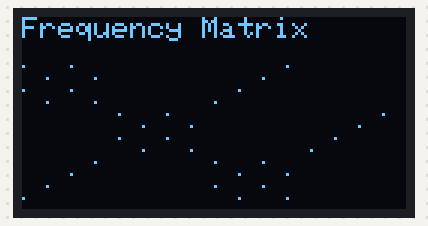
Bench run of a sketch on a simulated ESP32. On the bench: 128×64 one-colour display. Random numbers use the default seed unless the sketch sets one.

Above: at 0.14 s.
At 2.15 s:
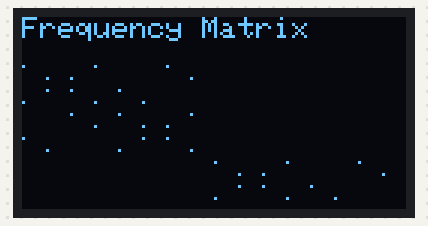
At 4.16 s:
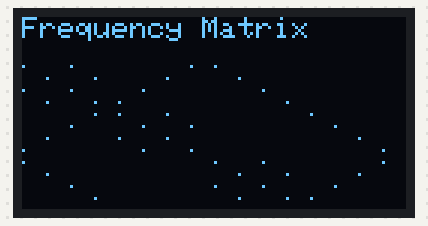
At 8.05 s:
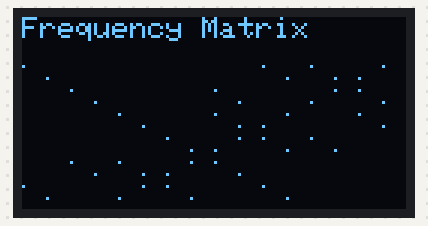
At 12.07 s:
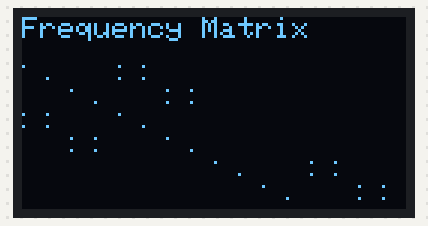
At 16.16 s:
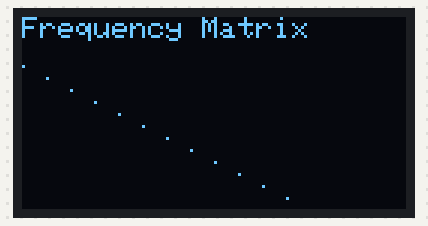

The sketch:

freq_demo.ino
```cpp
// Include the libraries for ESP32 and OLED display
#include <Arduino.h>
#include <Wire.h>
#include <Adafruit_GFX.h>
#include <Adafruit_SSD1306.h>

// Define the OLED display width and height
#define SCREEN_WIDTH 128
#define SCREEN_HEIGHT 64

// Create an OLED display object
Adafruit_SSD1306 display(SCREEN_WIDTH, SCREEN_HEIGHT, &Wire, -1);

// Function to count set bits in an integer
int bitCount(int n) {
  int count = 0;
  while (n > 0) {
    count += n & 1;
    n >>= 1;
  }
  return count;
}

// Define the input buffer size and the frequency matrix size
#define BUFFER_SIZE 256
#define MATRIX_SIZE 16

// Declare the input buffer and the frequency matrix as global variables
float input_buffer[BUFFER_SIZE];
float frequency_matrix[MATRIX_SIZE][MATRIX_SIZE];

// Declare a function to fill the input buffer with some random values and a sine wave
void fill_input_buffer() {
  // Generate a random fundamental frequency between 1 and 10 Hz
  float frequency = random(1, 11);
  // Calculate the angular frequency in radians per second
  float omega = 2 * PI * frequency;
  // Use a for loop to iterate over the buffer elements
  for (int i = 0; i < BUFFER_SIZE; i++) {
    // Generate a random value between 0 and 1
    float value = random(0, 100) / 100.0;
    // Calculate the time in seconds for the current buffer element
    float time = i / 100.0;
    // Calculate the sine wave value for the current buffer element
    float sine = sin(omega * time);
    // Add the sine wave value to the random value and store it in the buffer
    input_buffer[i] = value + sine;
  }
}

// Declare a function to apply the Walsh system and the Hadamard transform to the input buffer
void apply_walsh_hadamard() {
  // Use a nested for loop to iterate over the matrix elements
  for (int i = 0; i < MATRIX_SIZE; i++) {
    for (int j = 0; j < MATRIX_SIZE; j++) {
      // Initialize the matrix element to zero
      frequency_matrix[i][j] = 0;
      // Use another nested for loop to iterate over the buffer elements
      for (int k = 0; k < BUFFER_SIZE; k++) {
        // Calculate the Walsh function value for the current buffer element
        float walsh = pow(-1, bitCount(i & k));
        // Calculate the Hadamard function value for the current buffer element
        float hadamard = pow(-1, bitCount(j & k));
        // Multiply the buffer element with the Walsh and Hadamard values and add it to the matrix element
        frequency_matrix[i][j] += input_buffer[k] * walsh * hadamard;
      }
      // Divide the matrix element by the square root of the buffer size
      frequency_matrix[i][j] /= sqrt(BUFFER_SIZE);
    }
  }
}

// Declare a function to visualize the frequency matrix on the OLED display
void visualize_frequency_matrix() {
  // Clear the display buffer
  display.clearDisplay();
  // Set the text color to white
  display.setTextColor(SSD1306_WHITE);
  // Set the text size to 1
  display.setTextSize(1);
  // Set the cursor position to the top left corner
  display.setCursor(0, 0);
  // Print a title
  display.println("Frequency Matrix");
  // Use a nested for loop to iterate over the matrix elements
  for (int i = 0; i < MATRIX_SIZE; i++) {
    for (int j = 0; j < MATRIX_SIZE; j++) {
      // Map the matrix element value to a brightness value between 0 and 255
      // Walsh-Hadamard output can be large, use a wider range
      int brightness = map((long)(frequency_matrix[i][j] * 10), -1000, 1000, 0, 255);
      // Draw a pixel on the display with the corresponding brightness
      display.drawPixel(j * 8, i * 4 + 16, (brightness > 127) ? SSD1306_WHITE : SSD1306_BLACK);
    }
  }
  // Display the buffer on the screen
  display.display();
}

// The setup function runs once when the board is powered on or reset
void setup() {
  // Initialize the serial communication at 9600 baud rate
  Serial.begin(9600);
  // Initialize the OLED display
  if (!display.begin(SSD1306_SWITCHCAPVCC, 0x3C)) {
    // If the display initialization fails, print an error message and stop
    Serial.println("OLED display initialization failed");
    while (true);
  }
  // Fill the input buffer with some random values and a sine wave
  fill_input_buffer();
  // Apply the Walsh system and the Hadamard transform to the input buffer
  apply_walsh_hadamard();
  // Visualize the frequency matrix on the OLED display
  visualize_frequency_matrix();
}

// The loop function runs repeatedly after the setup function is completed
void loop() {
  // Slowly shift the input buffer to see dynamic changes
  fill_input_buffer();
  apply_walsh_hadamard();
  visualize_frequency_matrix();
  delay(100);
}
```
